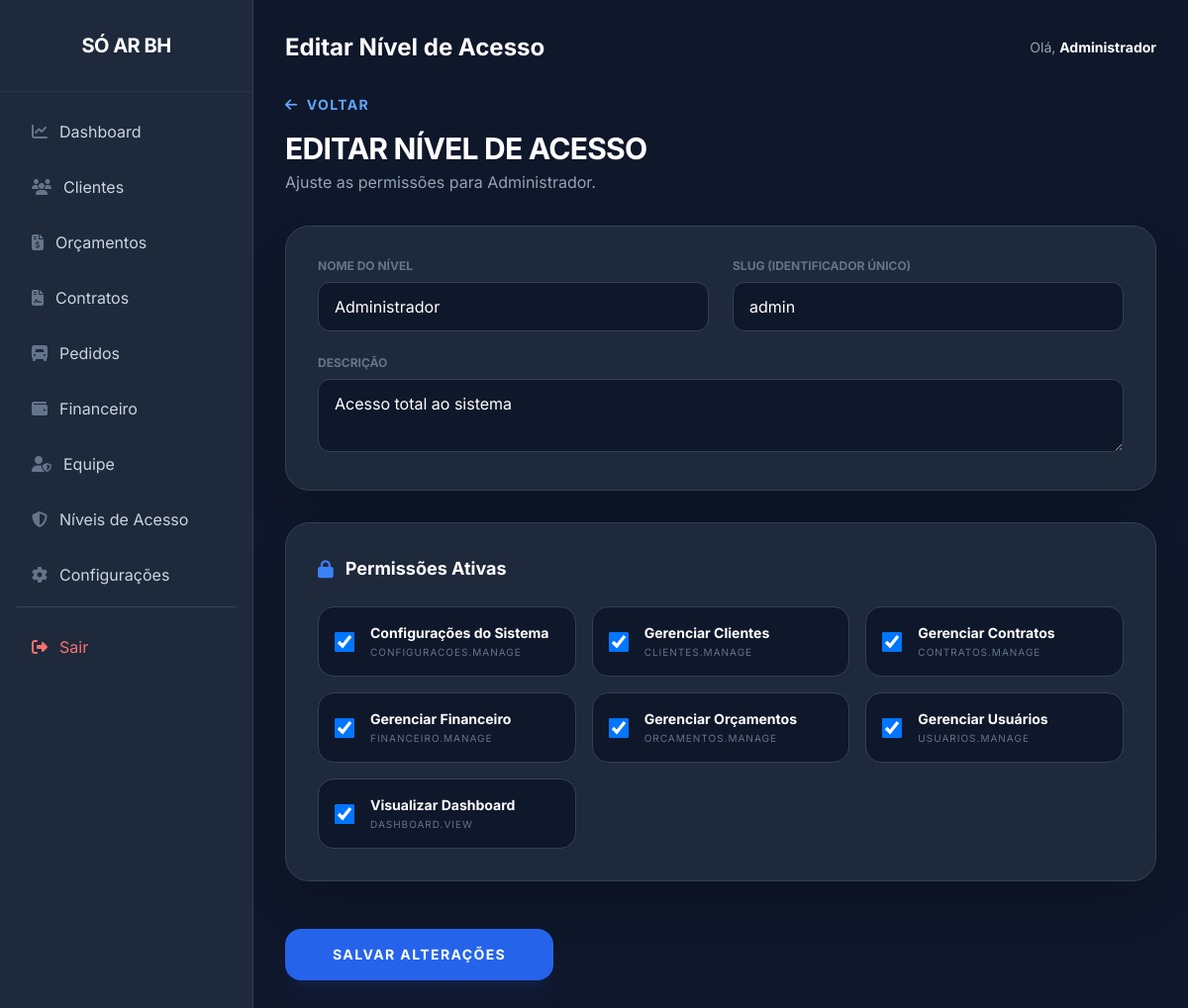
Page /roles/edit/1 (signed in) on the committed database.
### tables this page shows
CREATE TABLE IF NOT EXISTS roles (
    id INT AUTO_INCREMENT PRIMARY KEY,
    nome VARCHAR(50) NOT NULL,
    slug VARCHAR(50) UNIQUE NOT NULL,
    descricao VARCHAR(255)
);

CREATE TABLE IF NOT EXISTS permissoes (
    id INT AUTO_INCREMENT PRIMARY KEY,
    nome VARCHAR(100) NOT NULL,
    slug VARCHAR(100) UNIQUE NOT NULL
);

### app/Controllers/BaseController.php (called while the page is built, shortened)
<?php
class BaseController
{
    protected function view($path, $data = [])
    {
        $configModel = new \App\Models\Configuracao();
        $data['global_company'] = $configModel->all();
        extract($data);
        require_once __DIR__ . "/../../views/{$path}.php";
    }
}

### app/Controllers/RoleController.php (called while the page is built, shortened)
<?php
class RoleController extends BaseController
{
    private $roleModel;
    public function __construct()
    {
        $this->roleModel = new Role();
    }
    public function edit($id)
    {
        $role = $this->roleModel->find($id);
        $permissions = $this->roleModel->getAllPermissions();
        $this->view('admin/roles/edit', [
            'title' => 'Editar Nível de Acesso',
            'role' => $role,
            'permissions' => $permissions
        ]);
    }
}

### app/Services/Database.php (called while the page is built, shortened)
<?php
class Database
{
    private static $instance = null;
    private $connection;
    private function __construct()
    {
        $config = require __DIR__ . '/../../config/config.php';
        $db = $config['db'];
        try {
            $dsn = "mysql:host={$db['host']};dbname={$db['dbname']};charset={$db['charset']}";
            $this->connection = new PDO($dsn, $db['user'], $db['pass'], [
                PDO::ATTR_ERRMODE => PDO::ERRMODE_EXCEPTION,
                PDO::ATTR_DEFAULT_FETCH_MODE => PDO::FETCH_ASSOC,
                PDO::ATTR_EMULATE_PREPARES => false,
            ]);
        } catch (PDOException $e) {
            die("Database connection failed: " . $e->getMessage());
        }
    }
    public static function getInstance()
    {
        if (self::$instance === null) {
            self::$instance = new self();
        }
        return self::$instance->getConnection();
    }
    public function getConnection()
    {
        return $this->connection;
    }
}

### config/config.php (called while the page is built)
<?php
return [
    'db' => [
        'host' => '177.136.234.91',
        'dbname' => 'soarcondicionado_crm',
        'user' => 'soarcondicionado_cm',
        'pass' => '?*4kqWSh1N0V;+~1',
        'charset' => 'utf8mb4'
    ],
    'app_url' => 'https://crm.soarcondicionadobh.com.br',
    'app_key' => 'OYP6bZVdFg0C28KUEZoVBNiuUhHvPGWfBl05HxfrLBI='
];

### app/Models/BaseModel.php (called while the page is built, shortened)
<?php
abstract class BaseModel
{
    public function __construct()
    {
        $this->db = Database::getInstance();
    }
}

### app/Models/Role.php (called while the page is built, shortened)
<?php
class Role extends BaseModel
{
    public function find($id)
    {
        $stmt = $this->db->prepare("SELECT * FROM roles WHERE id = ?");
        $stmt->execute([$id]);
        $role = $stmt->fetch();
        if ($role) {
            $stmt = $this->db->prepare("SELECT permissao_id FROM role_permissoes WHERE role_id = ?");
            $stmt->execute([$id]);
            $role['permissions'] = $stmt->fetchAll(PDO::FETCH_COLUMN);
        }
        return $role;
    }
    public function getAllPermissions()
    {
        return $this->db->query("SELECT * FROM permissoes ORDER BY nome ASC")->fetchAll();
    }
}

### views/admin/roles/edit.php (the view)
<?php include __DIR__ . '/../layout/header.php'; ?>
<div class="max-w-4xl mx-auto">
    <div class="mb-8">
        <a href="/roles" class="text-blue-400 hover:text-blue-300 text-sm font-bold uppercase tracking-widest flex items-center mb-4 transition-colors">
            <i class="fa-solid fa-arrow-left mr-2"></i> Voltar
        </a>
        <h1 class="text-3xl font-bold text-white uppercase tracking-tight">Editar Nível de Acesso</h1>
        <p class="text-slate-400 mt-1">Ajuste as permissões para <?= htmlspecialchars($role['nome']) ?>.</p>
    </div>
    <form action="/roles/update/<?= $role['id'] ?>" method="POST" class="space-y-8">
        <div class="bg-slate-800 rounded-3xl border border-slate-700 shadow-2xl p-8 space-y-6">
            <div class="grid grid-cols-1 md:grid-cols-2 gap-6">
                <div>
                    <label class="block text-xs font-bold text-slate-500 uppercase mb-2">Nome do Nível</label>
                    <input type="text" name="nome" value="<?= htmlspecialchars($role['nome']) ?>" required class="w-full px-4 py-3 bg-slate-900 border border-slate-700 rounded-xl text-white outline-none focus:ring-2 focus:ring-blue-500 transition-all">
                </div>
                <div>
                    <label class="block text-xs font-bold text-slate-500 uppercase mb-2">SLUG (Identificador único)</label>
                    <input type="text" name="slug" value="<?= htmlspecialchars($role['slug']) ?>" required class="w-full px-4 py-3 bg-slate-900 border border-slate-700 rounded-xl text-white outline-none focus:ring-2 focus:ring-blue-500 transition-all">
                </div>
                <div class="md:col-span-2">
                    <label class="block text-xs font-bold text-slate-500 uppercase mb-2">Descrição</label>
                    <textarea name="descricao" rows="2" class="w-full px-4 py-3 bg-slate-900 border border-slate-700 rounded-xl text-white outline-none focus:ring-2 focus:ring-blue-500 transition-all"><?= htmlspecialchars($role['descricao']) ?></textarea>
                </div>
            </div>
        </div>
        <div class="bg-slate-800 rounded-3xl border border-slate-700 shadow-2xl p-8">
            <h3 class="text-lg font-bold text-white flex items-center mb-6">
                <i class="fa-solid fa-lock mr-3 text-blue-500"></i> Permissões Ativas
            </h3>
            <div class="grid grid-cols-1 md:grid-cols-2 lg:grid-cols-3 gap-4">
                <?php foreach ($permissions as $perm): ?>
                <label class="flex items-center p-4 bg-slate-900 rounded-2xl border border-slate-700 hover:border-blue-500/50 cursor-pointer transition-all group">
                    <div class="relative flex items-center">
                        <input type="checkbox" name="permissions[]" value="<?= $perm['id'] ?>"
                            <?= in_array($perm['id'], $role['permissions']) ? 'checked' : '' ?>
                            class="w-5 h-5 rounded border-slate-700 bg-slate-800 text-blue-600 focus:ring-blue-500">
                    </div>
                    <div class="ml-4">
                        <span class="block text-sm font-bold text-white group-hover:text-blue-400 transition-colors"><?= htmlspecialchars($perm['nome']) ?></span>
                        <span class="block text-[10px] text-slate-500 uppercase tracking-widest mt-0.5"><?= htmlspecialchars($perm['slug']) ?></span>
                    </div>
                </label>
                <?php endforeach; ?>
            </div>
        </div>
        <div class="flex pt-4">
            <button type="submit" class="w-full lg:w-auto px-12 py-4 bg-blue-600 hover:bg-blue-700 text-white font-bold rounded-2xl transition-all shadow-xl shadow-blue-900/20 uppercase tracking-widest text-sm">
                Salvar Alterações
            </button>
        </div>
    </form>
</div>
<?php include __DIR__ . '/../layout/footer.php'; ?>

### views/admin/layout/header.php (style rules this page uses)
body { font-family: 'Inter', sans-serif; }

### rows in the picture
roles: nome "Administrador", slug "admin", descricao "Acesso total ao sistema"
permissoes: id "☑", nome "Configurações do Sistema", slug "CONFIGURACOES.MANAGE"
permissoes: id "☑", nome "Gerenciar Clientes", slug "CLIENTES.MANAGE"
permissoes: id "☑", nome "Gerenciar Contratos", slug "CONTRATOS.MANAGE"
permissoes: id "☑", nome "Gerenciar Financeiro", slug "FINANCEIRO.MANAGE"
permissoes: id "☑", nome "Gerenciar Orçamentos", slug "ORCAMENTOS.MANAGE"
permissoes: id "☑", nome "Gerenciar Usuários", slug "USUARIOS.MANAGE"
permissoes: id "☑", nome "Visualizar Dashboard", slug "DASHBOARD.VIEW"

### other values in the picture
$global_company['company_name'] "SÓ AR BH"
$title "Editar Nível de Acesso"
$_SESSION['user_nome'] "Administrador"
